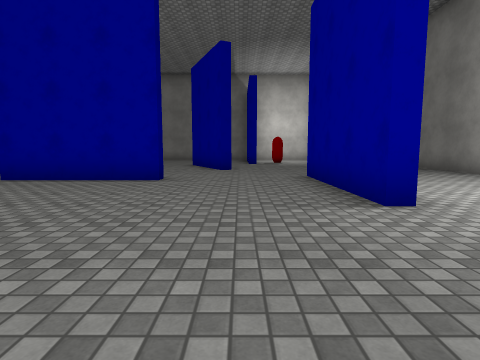
View 1 (above)

16 first-person views from a walk through a Unity game level. The camera is 1.2 m above the floor, tilts 6° down and sees 80° across. The floor is counted in squares, 2 m on a side. Each view is taken from the middle of a square. On the plan, view 1 faces up. The plan holds only what a view shows up to about 9 squares ahead; the rest is blank. The place goes on beyond the plan. The player character is not drawn. Surface patterns are stand-ins for the level's own textures.

View 2
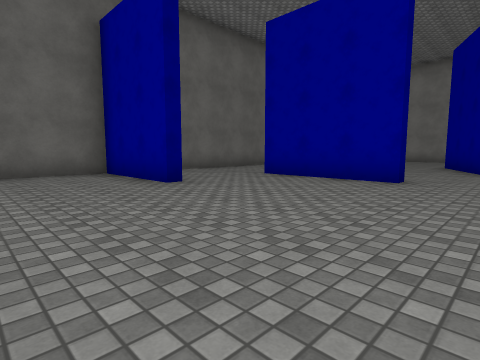

View 3
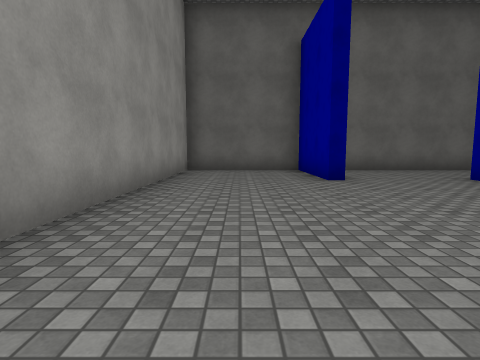

View 4
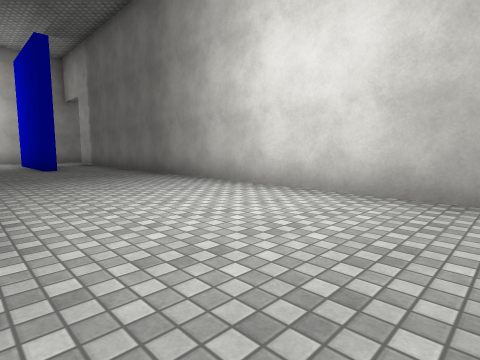

View 5
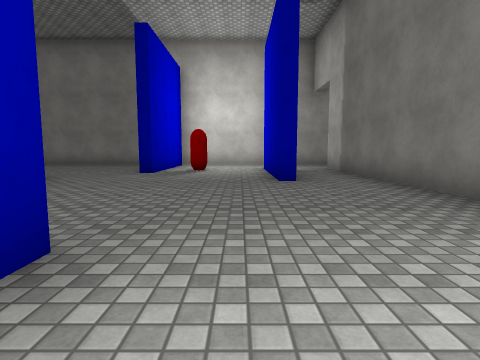

View 6
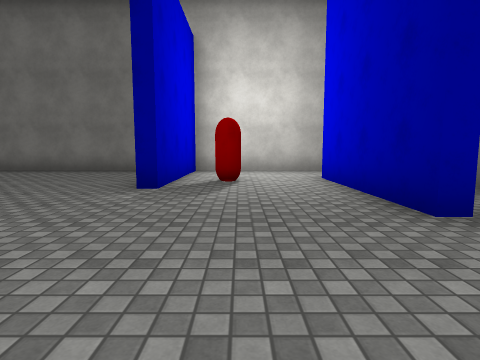

View 7
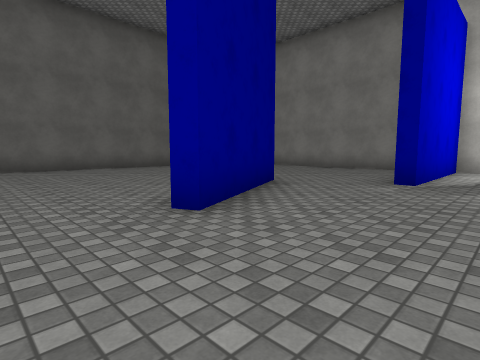

View 8
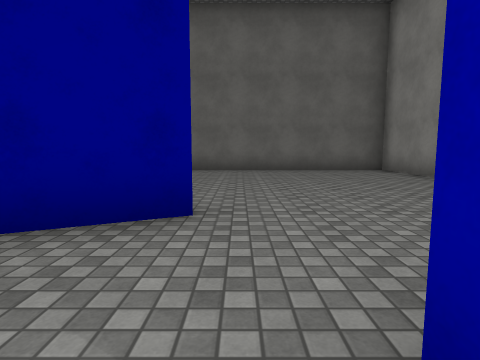

View 9
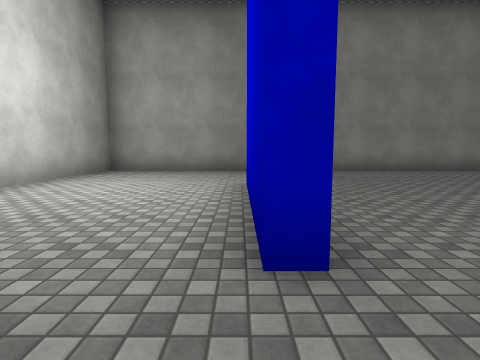

View 10
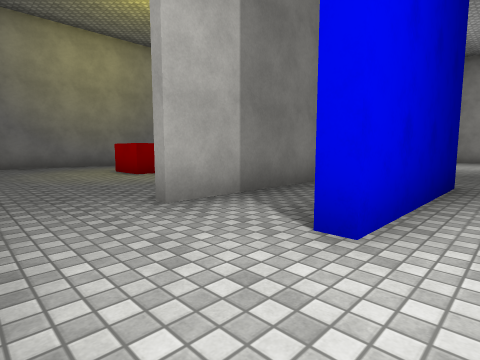

View 11
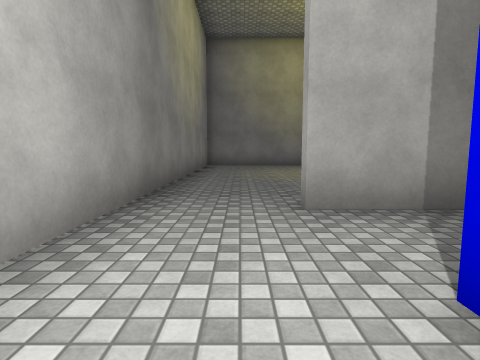

View 12
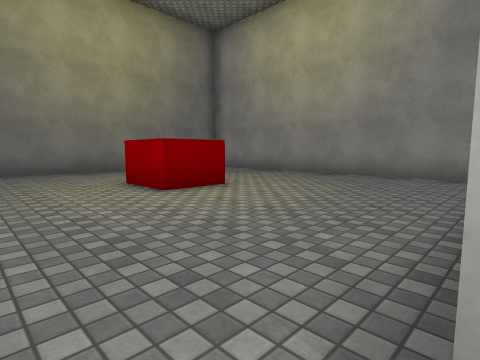

View 13
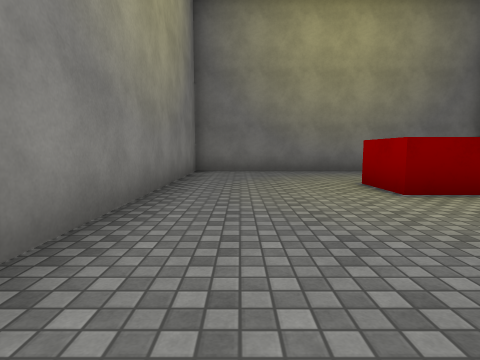

View 14
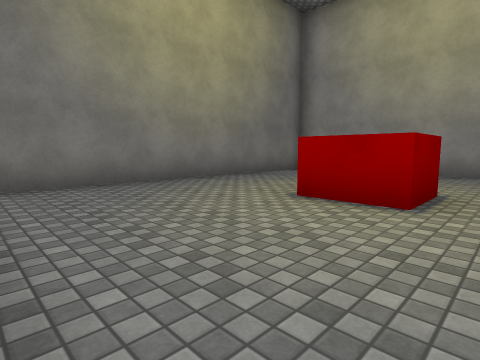

View 15
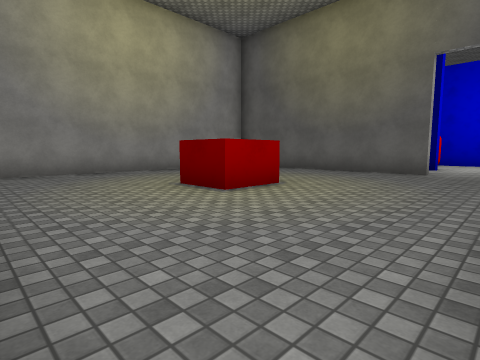

View 16
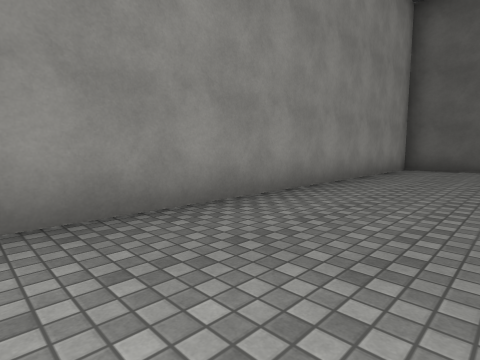

### Floor plan
Ten units are one square. View 1 is at (0, 0); x grows to the right and y downward. Boxes are objects, and circles mark ways between rooms. Rooms are numbered by the first view taken in them; rooms with no view inside come last. Other rooms are left out.
<svg viewBox="-81 -168 227 179">
<path fill="none" stroke="#000" d="M16 -66 19 -66 19 -30 16 -30 16 -66M-15 -57 -49 -57M38 -105 38 -143M-16 -116 -2 -86M-46 -28 -76 -28 -76 6 58 6 58 -144M7 -146 7 -124M64 -163 34 -163M34 -163 7 -163 7 -146M98 -115 98 -128 111 -128 111 -115M61 -144 61 -110M68 -81 134 -81M141 -82 141 -163 64 -163M-5 -85 -17 -111M-6 -163 -76 -163 -76 -41"/>
<rect x="15" y="-135" width="10" height="10" fill="#bbb"><title>red capsule</title></rect>
<circle cx="25" cy="-135" r="3" fill="#2a7"/>
<circle cx="40" cy="-155" r="3" fill="#2a7"/>
<circle cx="60" cy="-155" r="3" fill="#2a7"/>
<circle cx="-30" cy="-60" r="3" fill="#2a7"/>
<circle cx="0" cy="-125" r="3" fill="#2a7"/>
<text x="10" y="-60">1</text>
<text x="20" y="-160">2</text>
<text x="100" y="-130">3</text>
<text x="-40" y="-110">4</text>
</svg>
Room 1 opens to room 2. Room 1 opens to room 3. Room 1 opens to room 4.

Where each view was taken, in squares from view 1:
view 1: 0 up, 0 right, facing up
view 2: 0 up, 0 right, facing up-left
view 3: 1 up, 1 right, facing left
view 4: 1 up, 2 right, facing up-right
view 5: 5 up, 3 right, facing up
view 6: 8 up, 2 right, facing up
view 7: 7 up, 2 right, facing up-left
view 8: 12 up, 1 right, facing left
view 9: 8 up, 2 right, facing down
view 10: 16 up, 3 right, facing down-right
view 11: 15 up, 3 right, facing right
view 12: 15 up, 6 right, facing down-right
view 13: 15 up, 6 right, facing right
view 14: 16 up, 9 right, facing down-right
view 15: 16 up, 14 right, facing down-left
view 16: 2 up, 2 right, facing down-left
